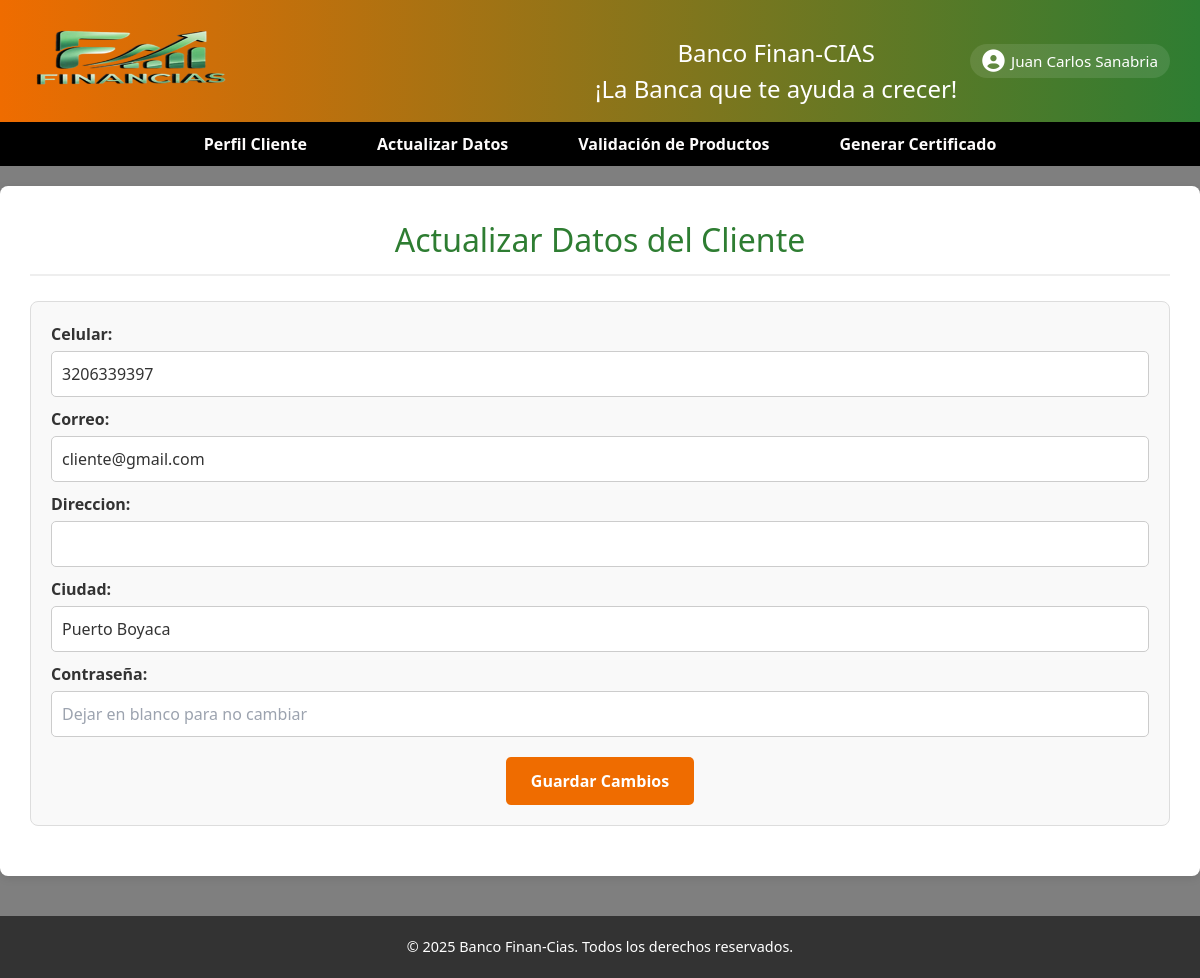
Screenshot of /Controlador/clienteController.php?accion=mostrarDatosCliente&id=31 (signed in) with the database file from the repository.
### tables this page shows
CREATE TABLE `cliente` (
  `ID_Cliente` int(11) NOT NULL,
  `Nombre_Cliente` varchar(50) NOT NULL,
  `Apellido_Cliente` varchar(50) NOT NULL,
  `ID_Genero` int(11) NOT NULL,
  `ID_TD` int(11) NOT NULL,
  `N_Documento_Cliente` varchar(45) NOT NULL,
  `Celular_Cliente` varchar(45) NOT NULL,
  `Correo_Cliente` varchar(45) NOT NULL,
  `Direccion_Cliente` varchar(100) NOT NULL,
  `Ciudad_Cliente` varchar(50) NOT NULL,
  `Fecha_Nacimiento_Cliente` date NOT NULL,
  `ID_Personal_Creador` int(11) DEFAULT NULL,
  `Fecha_Creacion_Cliente` datetime DEFAULT current_timestamp(),
  `Estado_Cliente` varchar(255) DEFAULT 'Activo',
  `Contraseña` varchar(200) NOT NULL
);

### Model/clienteModel.php (called while the page is built, shortened)
<?php
function obtenerClientePorId($conexion, $id_cliente) {
    try {
        $stmt = $conexion->prepare("
            SELECT ID_Cliente, Nombre_Cliente, Apellido_Cliente, ID_Genero, ID_TD,
                   N_Documento_Cliente, Celular_Cliente, Correo_Cliente, Direccion_Cliente,
                   Ciudad_Cliente, Fecha_Nacimiento_Cliente, ID_Personal_Creador, Fecha_Creacion_Cliente,
                    Estado_Cliente, Fecha_Creacion_Cliente, Contraseña
            FROM cliente
            WHERE ID_Cliente = :id
        ");
        $stmt->bindParam(':id', $id_cliente, PDO::PARAM_INT);
        $stmt->execute();
        return $stmt->fetch(PDO::FETCH_ASSOC);
    } catch (PDOException $e) {
        error_log("Error al obtener cliente por ID: " . $e->getMessage());
        return null;
    }
}

### View/cliente/Actualizar_datos.php (the view, shortened to what this page needs)
<?php
$datos_cliente = $datos_cliente ?? [];
?>
<h2 style="color: #2e7d32;">Actualizar Datos del Cliente</h2>
<?php if (!empty($datos_cliente)): ?>
    <div class="form-container">
        <form action="index.php?controller=cliente&action=actualizarCliente" method="POST">
            <div class="form-group">
                <label for="celular_cliente">Celular:</label>
                <input type="text" id="celular_cliente" name="celular_cliente" value="<?php echo htmlspecialchars($datos_cliente['Celular_Cliente'] ?? ''); ?>">
            </div>
            <div class="form-group">
                <label for="correo_cliente">Correo:</label>
                <input type="email" id="correo_cliente" name="correo_cliente" value="<?php echo htmlspecialchars($datos_cliente['Correo_Cliente'] ?? ''); ?>">
            </div>
            <div class="form-group">
                <label for="direccion_cliente">Direccion:</label>
                <input type="text" id="direccion_cliente" name="direccion_cliente" value="<?php echo htmlspecialchars($datos_cliente['Direccion_Cliente'] ?? ''); ?>">
            </div>
            <div class="form-group">
                <label for="ciudad_cliente">Ciudad:</label>
                <input type="text" id="ciudad_cliente" name="ciudad_cliente" value="<?php echo htmlspecialchars($datos_cliente['Ciudad_Cliente'] ?? ''); ?>">
            </div>
            <div class="form-group">
                <label for="contrasena">Contraseña:</label>
                <input type="password" id="contrasena" name="contrasena" placeholder="Dejar en blanco para no cambiar">
            </div>
            <center><button type="submit" class="btn-primary">Guardar Cambios</button></center>
        </form>
    </div>
<?php endif; ?>

### Controlador/clienteController.php (shortened to what this page needs)
<?php
require_once __DIR__ . '/../../Proyecto_GB/Config/config.php';
require_once __DIR__ . '/../../Proyecto_GB/Model/clienteModel.php';
$accion = $_GET['accion'] ?? 'mostrarPerfilCliente';
$idCliente = $_SESSION['ID_Cliente_Logueado'] ?? null;
try {
    switch ($accion) {
        case 'mostrarDatosCliente':
            try {
                $datos_cliente = obtenerClientePorId($conexion, $idCliente);
                $seccion = 'actualizar_datos';
                include '../../Proyecto_GB/View/cliente/Cliente.php';
            } catch (PDOException $e) {
                error_log("Error: " . $idCliente . ": " . $e->getMessage());
            }
        break;
    }
} catch (Exception $e) {
    error_log("Error en controller.php (cliente): " . $e->getMessage());
    $mensajeUsuario = "Ocurrió un error inesperado. Intente más tarde.";
    header("Location: /Proyecto_GB/View/autenticacion/Login_Cliente.php?login=error&error=" . urlencode($mensajeUsuario));
    exit;
}

### View/cliente/Cliente.php (shortened to what this page needs)
<!DOCTYPE html>
<html lang="es">
<head>
    <link rel="stylesheet" href="<?= BASE_URL ?>/View/public/assets/estilos.css">
    <link rel="stylesheet" href="https://cdnjs.cloudflare.com/ajax/libs/font-awesome/6.5.0/css/all.min.css">
    <link href="https://cdn.jsdelivr.net/npm/tailwindcss@2.2.19/dist/tailwind.min.css" rel="stylesheet">
    <link rel="stylesheet" href="<?= BASE_URL ?>/View/public/assets/inicio.css">
</head>
<body>
    <header class="header">
        <div class="logo-nombre">
            <img src="<?= BASE_URL ?>/View/public/assets/Img/logos/logo2.png" alt="Logo Banco" class="logo">
            <div class="titulo">
            <h1>Banco Finan-CIAS</h1>
            <h6>¡La Banca que te ayuda a crecer!</h6>
            </div>
        </div>
        <div class="usuario-dropdown">
            <button onclick="toggleUsuarioMenu()" class="usuario-btn">
                <i class="fas fa-user-circle"></i>
                <span><?php echo htmlspecialchars($_SESSION['nombreCliente'] ?? '') . ' ' . htmlspecialchars($_SESSION['apellidoCliente'] ?? ''); ?></span>
            </button>
        </div>
    </header>
    <nav class="nav">
        <ul>
            <li><a href="<?= BASE_URL ?>/Controlador/clienteController.php?accion=mostrarPerfilCliente">Perfil Cliente</a></li>
            <li><a href="<?= BASE_URL ?>/Controlador/clienteController.php?accion=mostrarDatosCliente&id=<?= htmlspecialchars($datos_cliente['ID_Cliente'] ?? '') ?>">Actualizar Datos</a></li>
            <li><a href="<?= BASE_URL ?>/Controlador/clienteController.php?accion=mostrarValidacionProductos&id=<?= htmlspecialchars($datos_cliente['ID_Cliente'] ?? '') ?>">Validación de Productos</a></li>
            <li><a href="<?= BASE_URL ?>/Controlador/clienteController.php?accion=mostrarCertificaciones">Generar Certificado</a></li>
        </ul>
    </nav>
    <main>
        <?php
        if (isset($seccion)) {
            switch ($seccion) {
                case 'actualizar_datos':
                    include '../View/cliente/Actualizar_datos.php';
                    break;
            }
        } else {
            include '../View/cliente/Perfil_Cliente.php';
        }
        ?>
    </main>
    <footer>
        <p>&copy; <?= date("Y") ?> Banco Finan-Cias. Todos los derechos reservados.</p>
    </footer>
</body>
</html>

### View/public/assets/estilos.css (style rules this page uses)
body { font-family: Arial, sans-serif; margin: 0; padding: 0; background-color: #f4f4f4; color: #333; }
.header { background: linear-gradient(90deg, #ef6c00, #2e7d32); color: white; display: flex; justify-content: space-between; align-items: center; padding: 15px 30px; box-shadow: 0 4px 10px rgba(0,0,0,0.2); }
.logo-nombre { display: flex; align-items: center; }
.logo { width: 150px; margin-right: 15px; }
.titulo { text-align: left; font-size: 1.8rem; margin: 0; }
.nav { background-color: #000; text-align: center; padding: 10px 0; }
.nav ul { list-style: none; display: flex; justify-content: center; gap: 40px; padding: 0; margin: 0; }
.nav a { color: rgb(253, 251, 251); text-decoration: none; font-weight: bold; padding: 8px 15px; border-radius: 20px; transition: background 0.3s ease; }
main { max-width: 1200px; margin: 20px auto; background-color: #fff; padding: 30px; border-radius: 8px; box-shadow: 0 2px 10px rgba(0,0,0,0.1); }
main h2 { color: #2e7d32; margin-bottom: 25px; text-align: center; font-size: 2em; padding-bottom: 10px; border-bottom: 2px solid #eee; }
.form-container { padding: 20px; border: 1px solid #ddd; border-radius: 8px; background-color: #f9f9f9; margin-bottom: 20px; }
.form-group { margin-bottom: 10px; }
.form-group label { display: block; font-weight: bold; margin-bottom: 5px; color: #333; }
.form-group input[type="text"], .form-group input[type="password"], .form-group input[type="email"] { width: 100%; padding: 10px; border: 1px solid #ccc; border-radius: 5px; box-sizing: border-box; font-size: 1rem; transition: border-color 0.3s ease; }
.btn-primary { display: inline-block; background-color: #ef6c00; color: white; padding: 12px 25px; border: none; border-radius: 5px; cursor: pointer; font-size: 1rem; font-weight: bold; text-decoration: none; transition: background-color 0.3s ease; margin-top: 10px; }
footer { text-align: center; padding: 20px; margin-top: 40px; background-color: #333; color: white; font-size: 0.9em; }

### View/public/assets/inicio.css (style rules this page uses)
html, body { height: 100%; margin: 0; padding: 0; }
* { margin: 0; padding: 0; box-sizing: border-box; }
body { font-family: 'Segoe UI', sans-serif; background: linear-gradient(rgba(0, 0, 0, 0.5), rgba(0, 0, 0, 0.5)), url(../Assets/Img/carrusel/A29.png) no-repeat center center fixed; background-size: cover; cursor: pointer; }
.header { background: linear-gradient(90deg, #ef6c00, #2e7d32); color: white; display: flex; justify-content: space-between; align-items: center; padding: 15px 30px; box-shadow: 0 4px 10px rgba(0,0,0,0.2); }
.logo-nombre { display: flex; align-items: center; }
.logo { width: 200px; margin-right: 15px; }
.titulo { text-align: center; font-size: 1.50rem; margin-top: 20px; margin-left: 350px; }
.nav { background-color: #000; text-align: center; padding: 10px 0; }
.nav ul { list-style: none; display: flex; justify-content: center; gap: 40px; }
.nav a { color: rgb(253, 251, 251); text-decoration: none; font-weight: bold; padding: 8px 15px; border-radius: 20px; transition: background 0.3s ease; }
.usuario-dropdown { position: relative; display: inline-block; }
.usuario-btn { background: none; border: none; color: white; font-size: 0.95rem; cursor: pointer; display: flex; align-items: center; gap: 0.4rem; padding: 6px 12px; border-radius: 20px; background-color: rgba(255, 255, 255, 0.1); transition: background-color 0.3s; }
.usuario-btn i.fas.fa-user-circle { font-size: 1.4rem; }

### rows the page displays
cliente: celular_cliente "3206339397", correo_cliente "cliente@gmail.com", ciudad_cliente "Puerto Boyaca"

### other values shown
$_SESSION['nombreCliente'] "Juan"
$_SESSION['apellidoCliente'] "Carlos Sanabria"
